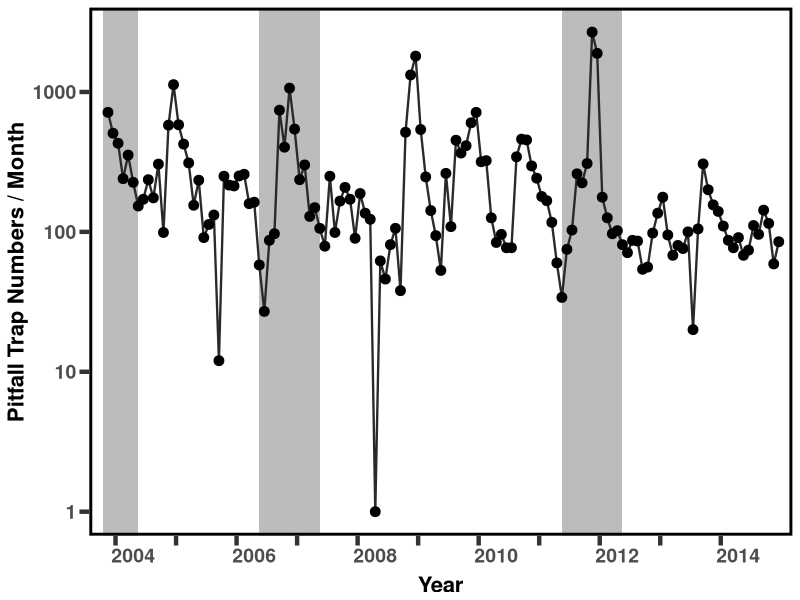
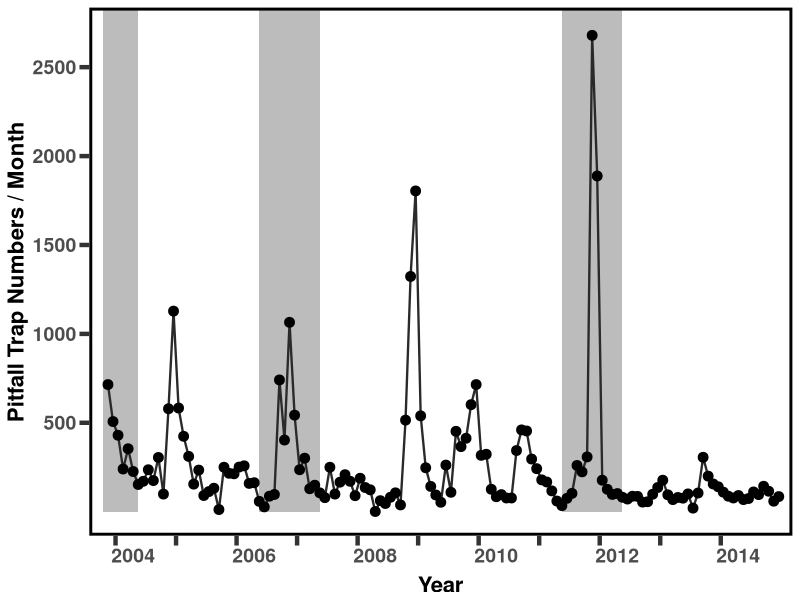
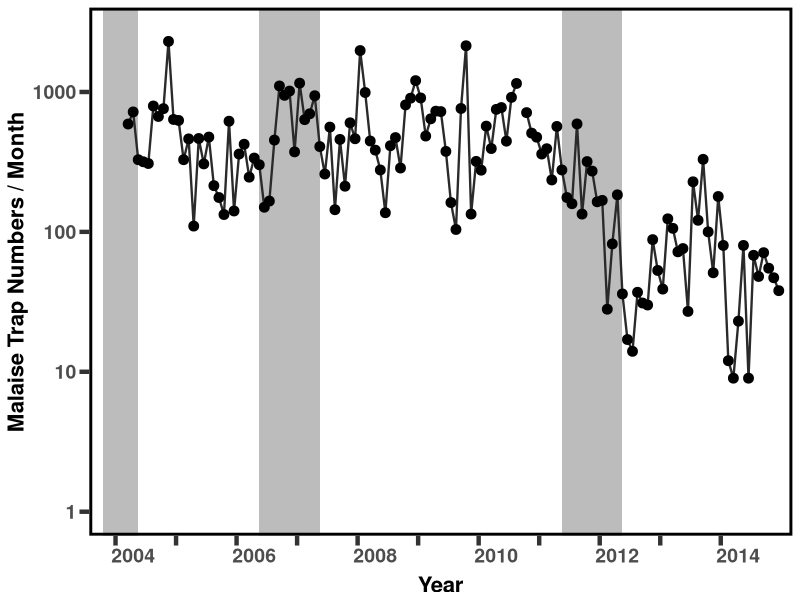
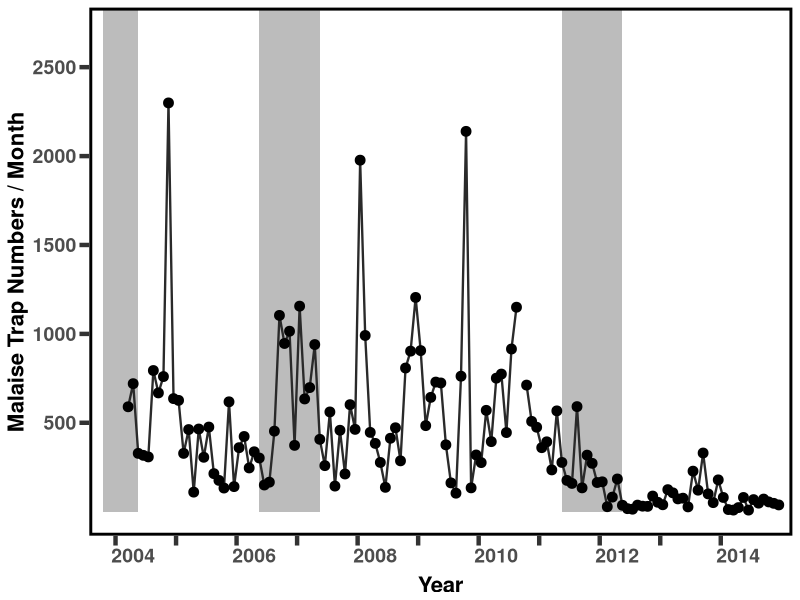
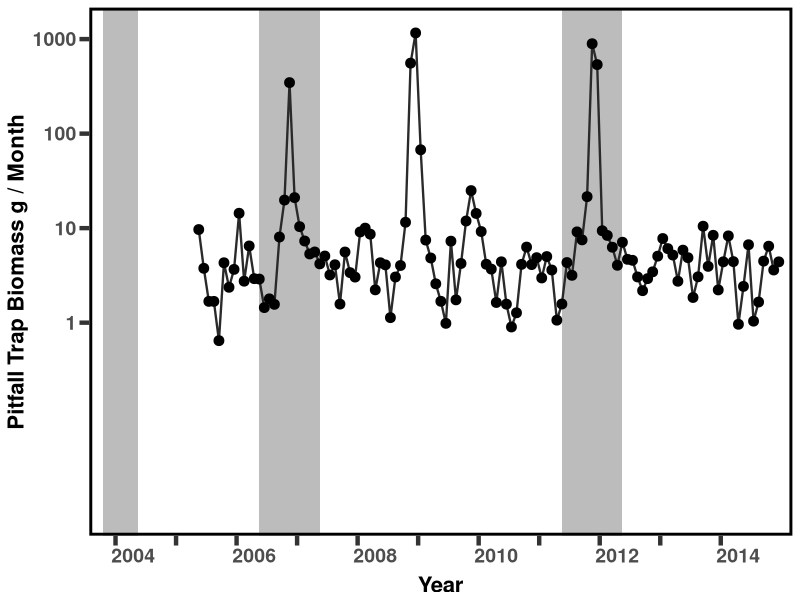
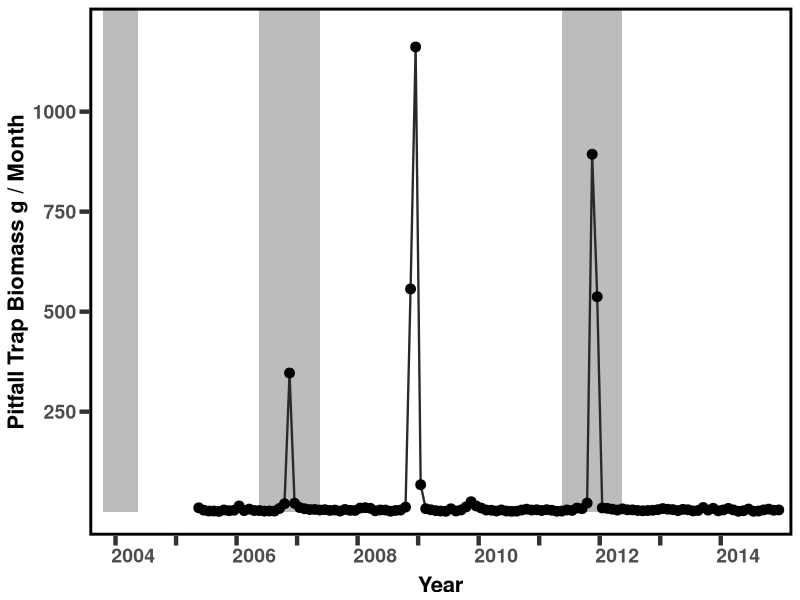
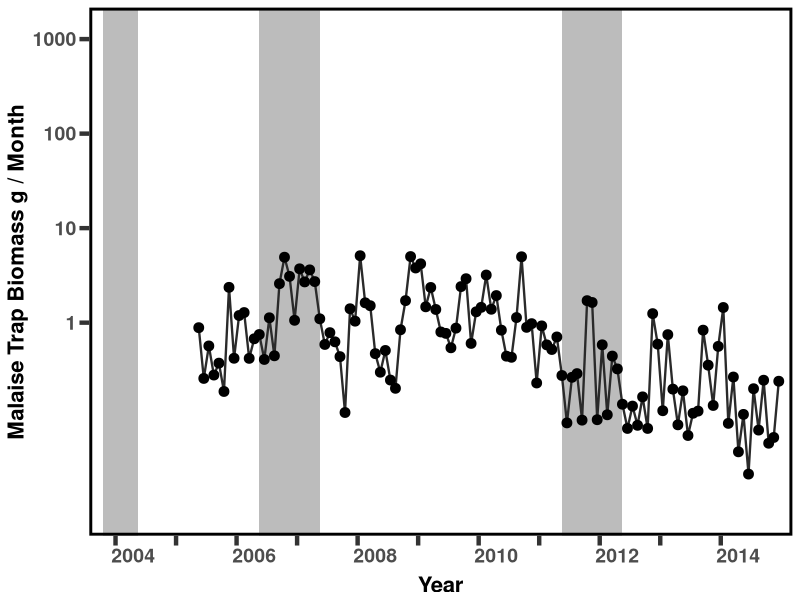
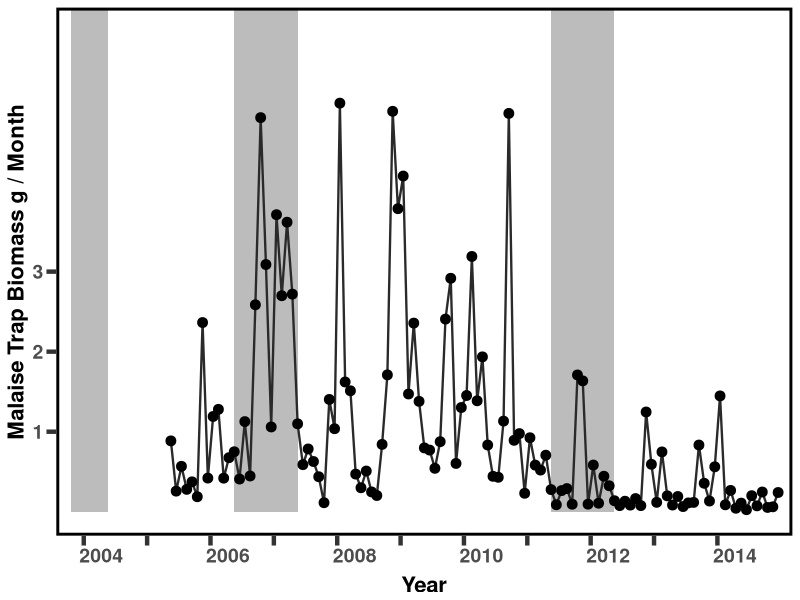

Here is the R script that generated these plots, in order:
## ---- chunk 1
options(scipen=5) #tell r not to use scientific notation on axis labels
  #########function to install (if needed) and load R packages by list
libs<-c("knitr","ggplot2","dplyr","wesanderson","plyr","grid") #list of packages to load

installLoad<-function(pck){ #user defined function
    if(!pck%in%installed.packages()){install.packages(pck)}
    require(pck, character.only = TRUE)
  }
lapply(libs,function(x) installLoad(x))  #Load/Install require packages
## ---- chunk 2
#load data
  FJ<-read.csv(file='Insects.csv') #paste the file name here

## ---- chunk 3
#Start and end months of rain polygons
  rect<-data.frame(xstart=c(0,31,91),xend=c(7,43,103))
#function to create plots of monthly data
  PlotMo<-function(Yvar='NumsB',Title='Pitfall Trap Numbers/Month',Type='Log',Breaks=c(10,100,1000),ylim){
    Data<-data.frame(X=FJ$Session,Y=FJ[,which(names(FJ)==Yvar)])   
    Out<-ggplot()+
      geom_rect(data = rect, aes(xmin = xstart, xmax = xend, 
                                 ymin = 0, ymax = Inf), alpha = 0.4)+
      geom_line(data=Data,aes(x=X,y=Y),colour='#2a2a2a',size=Line) +
      geom_point(data=Data,aes(x=X,y=Y),size=Point) +
      scale_x_continuous(limits=c(0,nrow(Data)),name="Year",breaks=seq(2.5,nrow(Data),by=12),
              #labels=c(2004:2014)
              labels=c(2004,'',2006,'',2008,'',2010,'',2012,'',2014)
              ,expand=c(.02,.02)) +
      theme(axis.title.y=element_text(face="bold",size=Ytitle,vjust=titleJust),
          axis.text.x=element_text(angle=0,hjust=xJust,face="bold",size=Xlab),
          axis.text.y=element_text(face="bold",size=Ylab),
          #axis.title.x=element_blank(),
          axis.title.x=element_text(face="bold",size=Xtitle,vjust=XtitleJust),
          axis.ticks.length = unit(tickL, "cm"), #tick size
          axis.ticks=element_line(size=tickW),
          panel.border = element_rect(colour="black", fill=NA, size=2),
          panel.grid.major = element_blank(), 
          panel.grid.minor = element_blank(),
          panel.background = element_blank()) 
   if(Type=='Log'){ 
    Out<-Out + scale_y_log10(limits=ylim,name=Title,breaks=Breaks) 
    }else{
      Out<-Out + scale_y_continuous(limits=ylim,name=Title,breaks=Breaks) 
    }
  print(Out)
  #send to file
    jpeg(filename=paste(Yvar,'_',Type,'.jpeg',sep=''),width=5*180,height=4*180) 
    print(Out)
    dev.off()
  #return figure
    return(Out)
  }

#controls
Ylab<-14
Xlab<-14
Ytitle<-16
titleJust=1
Xtitle<-16
XtitleJust=0
Line<-.8
Point<-3
tickL<-.25
tickW<-1.5
xJust<-0.1

Log2a<-PlotMo('NumsB','Pitfall Trap Numbers / Month','Log',c(1,10,100,1000),c(1,2700))
Lin2a<-PlotMo('NumsB','Pitfall Trap Numbers / Month','Linear',c(500,1000,1500,2000,2500),c(0,2700))
Log2b<-PlotMo('NumsM','Malaise Trap Numbers / Month','Log',c(1,10,100,1000),c(1,2700))
Lin2b<-PlotMo('NumsM','Malaise Trap Numbers / Month','Linear',c(500,1000,1500,2000,2500),c(0,2700))
Log2c<-PlotMo('BiomB','Pitfall Trap Biomass g / Month','Log',c(1,10,100,1000),c(.01,1200))
Lin2c<-PlotMo('BiomB','Pitfall Trap Biomass g / Month','Linear',c(250,500,750,1000),c(0,1200))
Log2d<-PlotMo('BiomM','Malaise Trap Biomass g / Month','Log',c(1,10,100,1000),c(.01,1200))
Lin2d<-PlotMo('BiomM','Malaise Trap Biomass g / Month','Linear',c(1,2,3),c(0,6))
 
## ---- chunk 4

#Function summarSE #http://www.cookbook-r.com/Graphs/Plotting_means_and_error_bars_(ggplot2)/#Helper functions

## Gives count, mean, standard deviation, standard error of the mean, and confidence interval (default 95%).
##   data: a data frame.
##   measurevar: the name of a column that contains the variable to be summarized
##   groupvars: a vector containing names of columns that contain grouping variables
##   na.rm: a boolean that indicates whether to ignore NA's
##   conf.interval: the percent range of the confidence interval (default is 95%)
summarySE <- function(data=NULL, measurevar, groupvars=NULL, na.rm=FALSE,
                      conf.interval=.95, .drop=TRUE) {

    # New version of length which can handle NA's: if na.rm==T, don't count them
    length2 <- function (x, na.rm=FALSE) {
        if (na.rm) sum(!is.na(x))
        else       length(x)
    }

    # This does the summary. For each group's data frame, return a vector with
    # N, mean, and sd
    datac <- ddply(data, groupvars, .drop=.drop,
      .fun = function(xx, col) {
        c(N    = length2(xx[[col]], na.rm=na.rm),
          mean = mean   (xx[[col]], na.rm=na.rm),
          sd   = sd     (xx[[col]], na.rm=na.rm)
        )
      },
      measurevar
    )

    # Rename the "mean" column    
    datac <- rename(datac, c("mean" = measurevar))

    datac$se <- datac$sd / sqrt(datac$N)  # Calculate standard error of the mean

    # Confidence interval multiplier for standard error
    # Calculate t-statistic for confidence interval: 
    # e.g., if conf.interval is .95, use .975 (above/below), and use df=N-1
    ciMult <- qt(conf.interval/2 + .5, datac$N-1)
    datac$ci <- datac$se * ciMult

    return(datac)
}
## ---- chunk 5
#get Month
  FJ$Month<-as.numeric(substr(FJ$MO,5,6))
#Function to plot yearly means
  plotMeans<-function(Yvar,Title,Type,Breaks,Ylim){
    #get means and SE
      Means<-summarySE(FJ, measurevar=Yvar, groupvars=c("Month"),na.rm=TRUE)
    #plot data
      Data<-data.frame(X=Means$Month,Y=Means[,which(names(Means)==Yvar)],se=Means$se)   
    #error bars
      Data$Ymin=Data$Y-Data$se
      Data$Ymax=Data$Y+Data$se
    #Title
      #Title<-paste(Title,' (',expression('\261'),'1 s.e.)',sep=)
  #browser()
   #plot data
      Out<-ggplot(Data, aes(x=X, y=Y)) + 
        geom_errorbar(aes(ymin=Ymin, ymax=Ymax), width=.1) +
        geom_line(size=Line) +
        geom_point(size=Point) +
        scale_x_continuous(limits=c(.9,12.1),name='Month',breaks=c(1:12),labels=c('Jan','Feb','Mar','Apr','May','Jun','Jul','Aug','Sep','Oct','Nov','Dec'),expand=c(.02,.02)) +
      theme(axis.title.y=element_text(face="bold",size=Ytitle,vjust=titleJust),
          axis.text.x=element_text(angle=0,hjust=xJust,face="bold",size=Xlab),
          axis.text.y=element_text(face="bold",size=Ylab),
          #axis.title.x=element_blank(),
          axis.title.x=element_text(face="bold",size=Xtitle,vjust=XtitleJust),
          axis.ticks.length = unit(tickL, "cm"), #tick size
          axis.ticks=element_line(size=tickW),
          panel.border = element_rect(colour="black", fill=NA, size=2),
          panel.grid.major = element_blank(), 
          panel.grid.minor = element_blank(),
          panel.background = element_blank()) 
   if(Type=='Log'){ 
    Out<-Out + scale_y_log10(limits=Ylim,name=Title,breaks=Breaks) 
    }else{
      Out<-Out + scale_y_continuous(limits=Ylim,name=Title,breaks=Breaks) 
    }
  print(Out)
  #send to file
    jpeg(filename=paste('Mean_',Yvar,'_',Type,'.jpeg',sep=''),width=5*180,height=4*180) 
    print(Out)
    dev.off()
  #return figure
    return(Out)
  }

#controls
Ylab<-14
Xlab<-14
Ytitle<-16
Xtitle<-16
titleJust<-1
XtitleJust<-0
Line<-1.0
Point<-4
tickL<-.25
tickW<-1.5
xJust<-.55

Log1a<-plotMeans('NumsB','Pitfall Trap Numbers / Month','Log',c(10,100,1000),c(10,1100))
Lin1a<-plotMeans('NumsB','Pitfall Trap Numbers / Month','Linear',c(250,500,750,1000),c(0,1000))
Log1b<-plotMeans('NumsM','Malaise Trap Numbers / Month','Log',c(10,100,1000),c(10,1100))
Lin1b<-plotMeans('NumsM','Malaise Trap Numbers / Month','Linear',c(250,500,750,1000),c(0,1000))
Log1c<-plotMeans('BiomB','Pitfall Trap Biomass g / Month','Log',c(1,10,100,1000),c(.1,1000))
Lin1c<-plotMeans('BiomB','Pitfall Trap Biomass g / Month','Linear',c(100,200,300,400,500),c(0,350))
Log1d<-plotMeans('BiomM','Malaise Trap Biomass g / Month','Log',c(1,10,100,1000),c(.1,1000))
Lin1d<-plotMeans('BiomM','Malaise Trap Biomass g / Month','Linear',c(1,2,3),c(0,3))
## ---- chunk 6
# Multiple plot function
#
# ggplot objects can be passed in ..., or to plotlist (as a list of ggplot objects)
# - cols:   Number of columns in layout
# - layout: A matrix specifying the layout. If present, 'cols' is ignored.
#
# If the layout is something like matrix(c(1,2,3,3), nrow=2, byrow=TRUE),
# then plot 1 will go in the upper left, 2 will go in the upper right, and
# 3 will go all the way across the bottom.
#
multiplot <- function(..., plotlist=NULL, file, cols=1, layout=NULL) {
  require(grid)

  # Make a list from the ... arguments and plotlist
  plots <- c(list(...), plotlist)

  numPlots = length(plots)

  # If layout is NULL, then use 'cols' to determine layout
  if (is.null(layout)) {
    # Make the panel
    # ncol: Number of columns of plots
    # nrow: Number of rows needed, calculated from # of cols
    layout <- matrix(seq(1, cols * ceiling(numPlots/cols)),
                    ncol = cols, nrow = ceiling(numPlots/cols))
  }

 if (numPlots==1) {
    print(plots[[1]])

  } else {
    # Set up the page
    grid.newpage()
    pushViewport(viewport(layout = grid.layout(nrow(layout), ncol(layout))))

    # Make each plot, in the correct location
    for (i in 1:numPlots) {
      # Get the i,j matrix positions of the regions that contain this subplot
      matchidx <- as.data.frame(which(layout == i, arr.ind = TRUE))

      print(plots[[i]], vp = viewport(layout.pos.row = matchidx$row,
                                      layout.pos.col = matchidx$col))
    }
  }
}


#multiplot monthly means
v<-1.5
h<--.8
Size<-5

a1<-Log1a+annotate("text", x =-Inf, y =Inf, label = "A)",hjust=h,vjust=v,size=Size,fontface='bold')

b1<-Log1b+annotate("text", x =-Inf, y =Inf, label = "B)",hjust=h,vjust=v,size=Size,fontface='bold')

c1<-Log1c+annotate("text", x =-Inf, y =Inf, label = "C)",hjust=h,vjust=v,size=Size,fontface='bold')

d1<-Log1d+annotate("text", x =-Inf, y =Inf, label = "D)",hjust=h,vjust=v,size=Size,fontface='bold')

#windows(11,8.5)
  #jpeg(filename='Fig1.jpeg',width=11*180,height=8*180)
    #multiplot(a1,c1,b1,d1,cols=2)
    #dev.off()

tiff(filename='Fig1.tiff',width=11,height=8,units ="in",res=300)
  multiplot(a1,c1,b1,d1,cols=2)
  dev.off()

#multiplot monthly totals
v<-1.5
h<--.6
Size<-5

a1<-Log2a+annotate("text", x =-Inf, y =Inf, label = "A)",hjust=h,vjust=v,size=Size,fontface='bold')

b1<-Log2b+annotate("text", x =-Inf, y =Inf, label = "B)",hjust=h,vjust=v,size=Size,fontface='bold')

c1<-Log2c+annotate("text", x =-Inf, y =Inf, label = "C)",hjust=h,vjust=v,size=Size,fontface='bold')

d1<-Log2d+annotate("text", x =-Inf, y =Inf, label = "D)",hjust=h,vjust=v,size=Size,fontface='bold')

#windows(11,8.5)

tiff(filename='Fig2.tiff',width=11,height=8,units ="in",res=300)
  multiplot(a1,c1,b1,d1,cols=2)
  dev.off()

  #jpeg(filename='Fig2.jpeg',width=11*180,height=8*180)
    #multiplot(a1,c1,b1,d1,cols=2)
  #dev.off()
